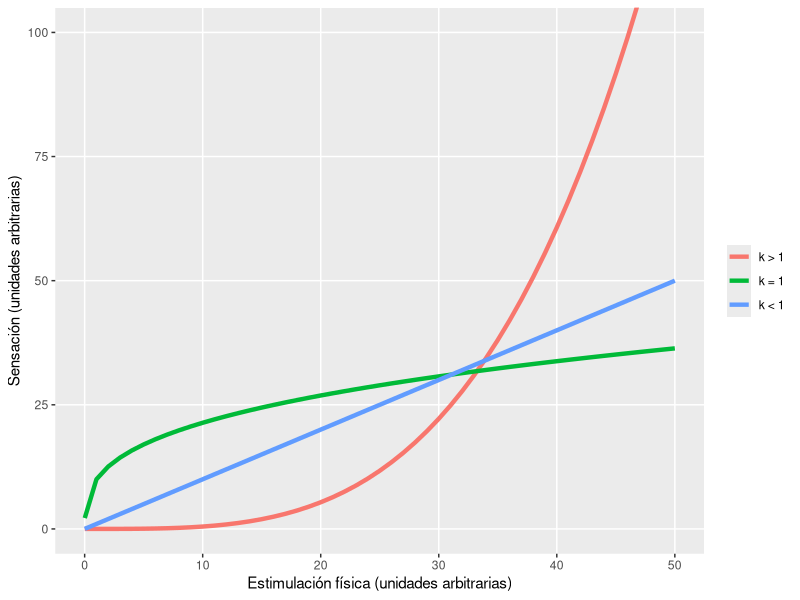
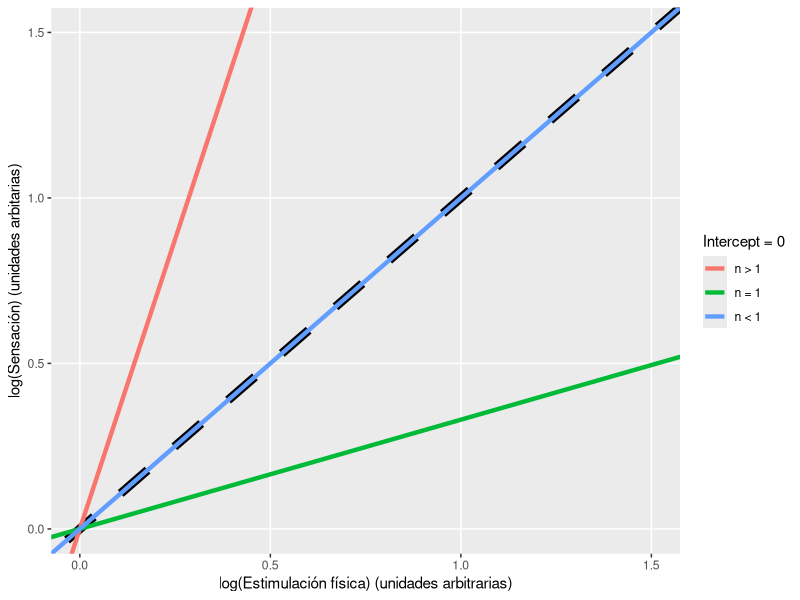
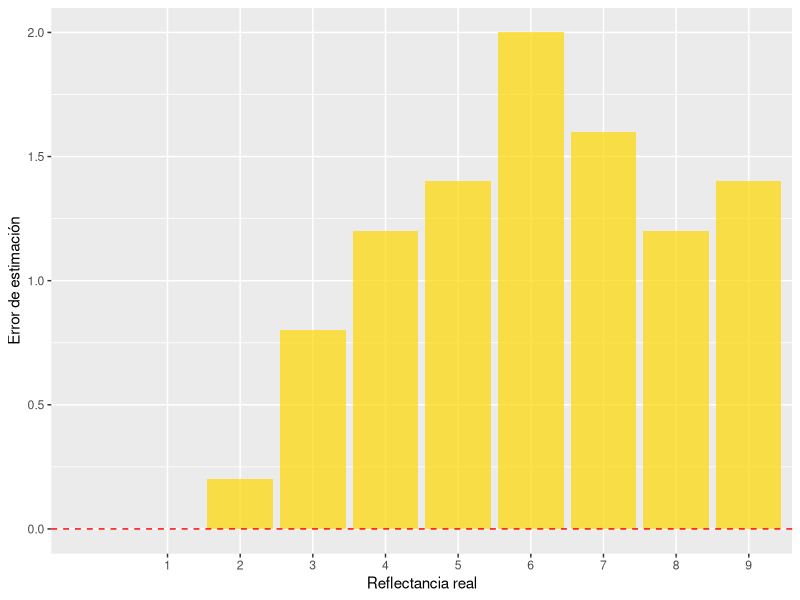
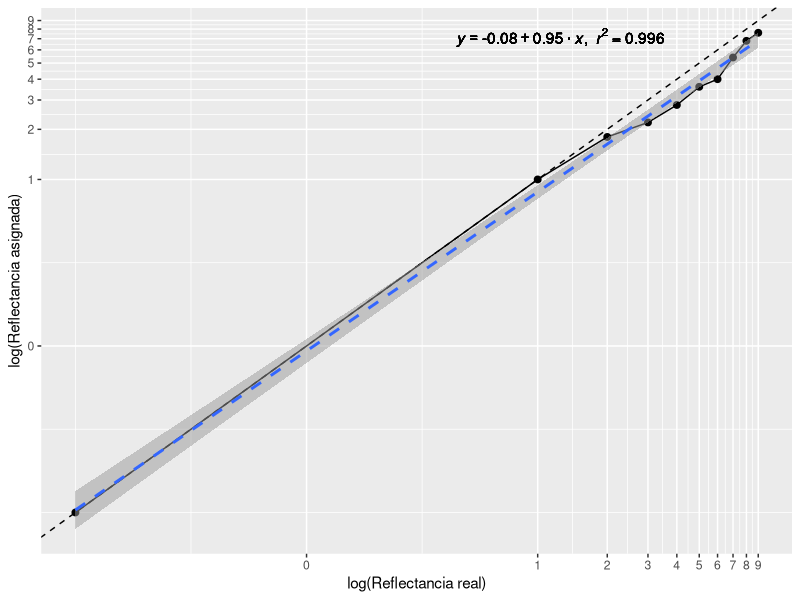
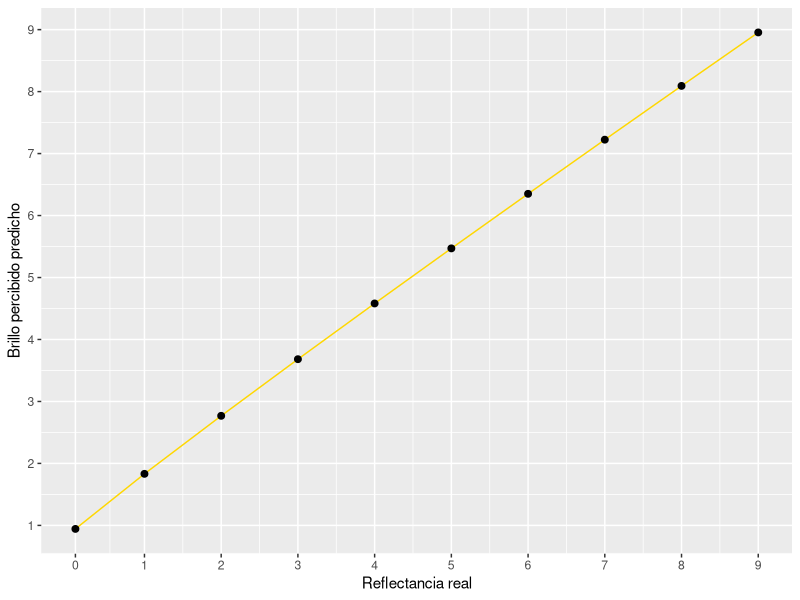

Recreate these plots in R, in order.
## ---- chunk 1
# Las librerías que necesitamos
libraries <- c("tidyverse","cowplot","quickpsy",
               "broom","knitr","circular")
knitr::opts_chunk$set(echo = F, warning = F)


# Cargamos las librerias que necesitamos, si no las tenemos, indicamos a R que las instale
invisible(
  lapply(
    libraries, function(x) {
      if(!require(x, character.only = T, quietly = T)) {
        install.packages(x)
        require(x, character.only = T, quietly = T)
      }
    }
  )
)
# Where is this script?
Where_Am_I <- function(path=T){
  if (path == T){
    dirname(rstudioapi::getSourceEditorContext()$path)
  }
  else {
    rstudioapi::getSourceEditorContext()$path
  }
}
## ---- chunk 2
##### Relaciones funcionales
Functions <- data_frame(
  E = c(0.01,seq(1,50,by=1)),
  S_lineal = 10*E^0.33,
  S_log = E,
  S_exp = 0.00015*E^3.5
)



names <- c(
  `S_exp` = "Exponencial",
  `S_lineal` = "Lineal",
  `S_log` = "Logarítmica"
)

Functions %>%
  gather(id,value,S_lineal:S_exp) %>%
  ggplot(.,aes(E,value,group=id, color = id)) +
  # geom_abline(linetype = 2, ) + 
  geom_line(size = 1.5 ) +
  coord_cartesian(ylim = c(0,100)) +
  #facet_wrap(~id, scales = "free", labeller = as_labeller(names)) +
  guides(fill = FALSE) +
  #scale_x_continuous(breaks = NULL) +
  #scale_y_continuous(breaks = NULL) +
  scale_color_discrete(labels = c("k > 1","k = 1", "k < 1"), name = NULL) +
  labs(x = "Estimulación física (unidades arbitrarias)", y = "Sensación (unidades arbitrarias)") +
  theme(panel.grid.minor = element_blank())
## ---- chunk 3
Functions_without_intercept <- data_frame(
  E = c(0.01,seq(1,50,by=1)),
  S_lineal = E^0.33,
  S_log = E,
  S_exp = E^3.5
)

Functions_without_intercept %>%
  gather(id,value,S_lineal:S_exp) %>%
  ggplot(.,aes(log(E,10),log(value,10),group=id, color = id)) +
  geom_abline(linetype = 2, size = 3) + 
  geom_line(size = 1.5 ) +
  #geom_point(color="black") + 
  #facet_wrap(~id, scales = "free", labeller = as_labeller(names)) +
  guides(fill = FALSE) +
  coord_cartesian(xlim = c(0,1.5),ylim=c(0,1.5)) +
  scale_color_discrete(labels = c("n > 1","n = 1", "n < 1"), name = "Intercept = 0") +
  labs(x = "log(Estimulación física) (unidades arbitrarias)", y = "log(Sensación) (unidades arbitarias)") +
  theme(panel.grid.minor = element_blank())
## ---- chunk 4
##### Leemos los datos de nuestro experimento
Luminancia <- read.table("./pia/P3/Dades_claridad.txt", header = T, skip = 3)

Luminancia <- Luminancia %>%
  mutate(Claro = ifelse(Claro == 0, 0.01, Claro),
         Asign = Asign -1,
         Asign = ifelse(Asign <= 0, 0.01, Asign),
         error_est = Claro - Asign,
         log_Claro = log10(Claro),
         log_Asign = log10(Asign)) %>%
  select(-Assaig,-Temps) %>%
  group_by(Claro) %>%
  summarize_all(.funs="mean") %>%
  rename(Claridad = Claro)

kable(Luminancia %>% select(-log_Claro,-log_Asign))
## ---- chunk 5
lm_eqn <- function(df){
    m <- lm(y ~ x, df);
    eq <- substitute(italic(y) == a + b %.% italic(x)*","~~italic(r)^2~"="~r2, 
         list(a = format(unname(coef(m)[1]), digits = 2),
              b = format(unname(coef(m)[2]), digits = 2),
             r2 = format(summary(m)$r.squared, digits = 3)))
    as.character(as.expression(eq));
}
# 
# ggplot(Luminancia, aes(Claridad, Asign)) +
#   geom_abline(linetype = 2) +
#   geom_point(size = 2) +
#   geom_line() +
#   stat_smooth(method = "lm", linetype = 2, size = 1, alpha = 0.5) +
#   labs(x = "Reflectancia real", y = "Reflectancia asignada") + 
#   scale_x_continuous(labels = as.character(c(0, 25, 50, 75, 100, 125, 150, 175, 200, 225)),
#                      breaks = c(0.1, c(1:9))) + 
#   geom_text(x = 2, y = 7.5, label = lm_eqn(Luminancia %>%
#                                              rename(y = Asign,
#                                                     x = Claridad)), parse = TRUE)
## ---- chunk 6
ggplot(Luminancia, aes(factor(Claridad), error_est)) +
  geom_bar(stat="identity", alpha = 0.7, fill = "gold") +
  geom_hline(yintercept = 0, linetype = 2, color = "red") +
  labs(x = "Reflectancia real", y = "Error de estimación") + 
  scale_x_discrete(labels = as.character(c(0, c(1:9))),
                     breaks = c(0.1, c(1:9)))
## ---- chunk 7
lm_coef <- coef(lm(data=Luminancia, log_Asign ~ log_Claro))


ggplot(Luminancia, aes(Claridad,Asign)) +
  geom_abline(linetype = 2) +
  geom_point(size = 2) +
  geom_line() +
  stat_smooth(method = "lm", linetype = 2, size = 1, alpha = 0.5) +
  labs(x = "log(Reflectancia real)", y = "log(Reflectancia asignada)") + 
  scale_x_log10(breaks = c(0.1, c(1:9)), labels = c(0, c(1:9))) + 
  scale_y_log10(breaks = c(0.1, c(1:9)), labels = c(0, c(1:9))) + 
  geom_text(x = 0.1, y = 0.85, label = (lm_log=lm_eqn(Luminancia %>%
                                             rename(y = log_Asign,
                                                    x = log_Claro))), parse = TRUE)
## ---- chunk 8

Predicted <- data_frame(
  x = c(0.1,c(1:9)),
  y = 10^lm_coef[1] + x^lm_coef[2]
)

ggplot(Predicted, aes(x,y)) +
  geom_line(color = "gold") +
  geom_point(size = 2) +
  labs(x = "Reflectancia real", y = "Brillo percibido predicho") + 
  scale_x_continuous(breaks = c(0.1, c(1:9)), labels = c(0, c(1:9))) + 
  scale_y_continuous(breaks = c(0.1, c(1:9)), labels = c(0, c(1:9))) 
